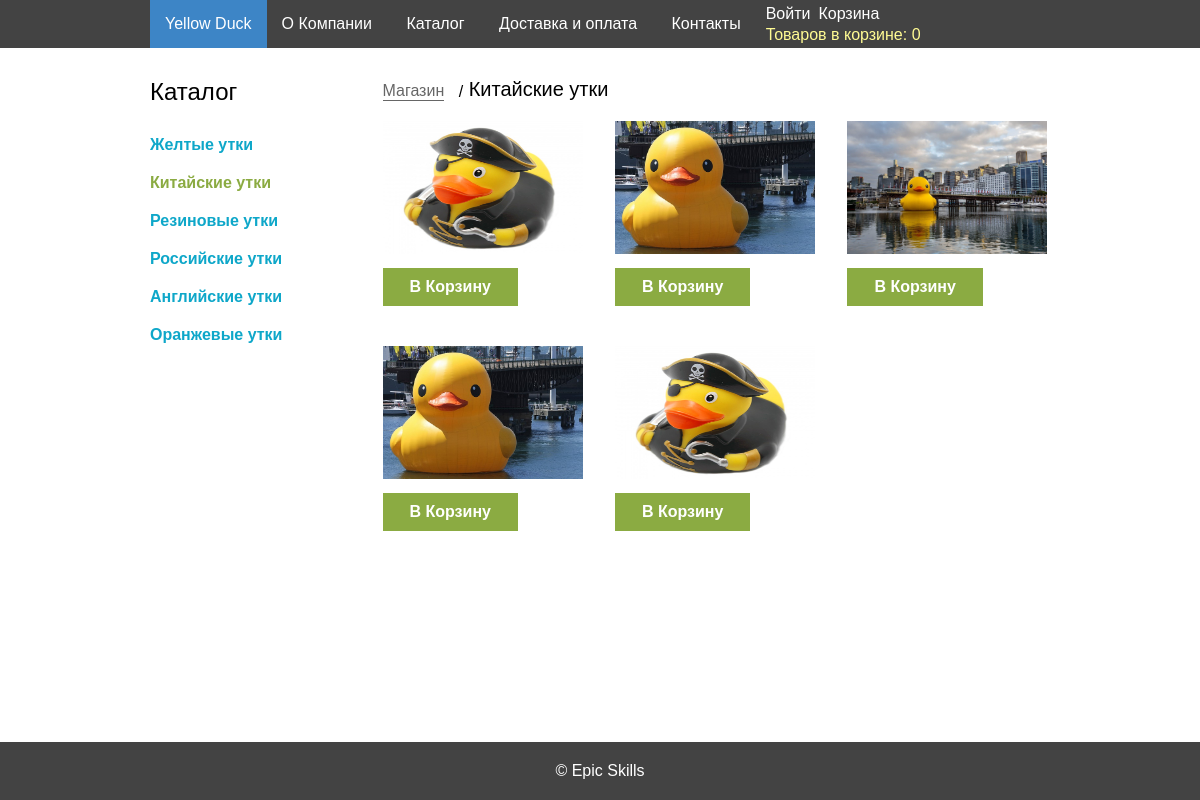
The app's page /category/?id=2, older data.
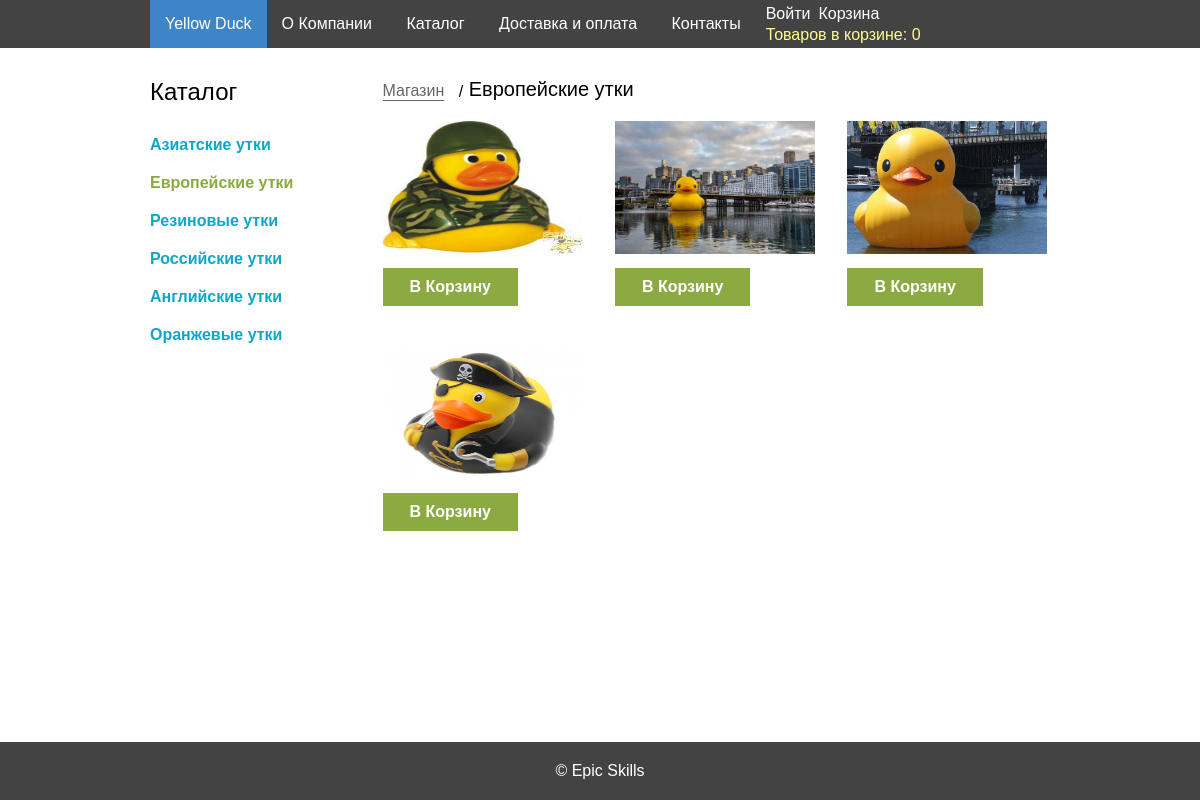
The same page, newer data.
### tables this page shows
CREATE TABLE `categories` ( 
	`id` Int( 11 ) AUTO_INCREMENT NOT NULL, 
	`title` VarChar( 255 ) NOT NULL,
	 PRIMARY KEY ( `id` )
 )
CHARACTER SET = utf8
COLLATE = utf8_general_ci;

CREATE TABLE `products` ( 
	`id` Int( 11 ) AUTO_INCREMENT NOT NULL, 
	`title` VarChar( 255 ) NOT NULL, 
	`description` Text NULL, 
	`price` Double( 7, 2 ) NOT NULL, 
	`image_id` Int( 11 ) NOT NULL DEFAULT '1', 
	`created_at` DateTime NULL, 
	`updated_at` DateTime NOT NULL, 
	`category_id` Int( 11 ) NULL,
	 PRIMARY KEY ( `id` )
 )
CHARACTER SET = utf8
COLLATE = utf8_general_ci;

CREATE TABLE `images` ( 
	`id` Int( 11 ) AUTO_INCREMENT NOT NULL, 
	`photo` VarChar( 255 ) NOT NULL, 
	`created_at` DateTime NULL, 
	`updated_at` DateTime NULL,
	 PRIMARY KEY ( `id` )
 )
CHARACTER SET = utf8
COLLATE = utf8_general_ci;

### src/autoload.php (called while the page is built, shortened)
<?php
function autoload($className) {
    $src_path = __DIR__ . '/../src/';
    $className = ltrim($className, '\\');
    $fileName  = '';
    if ($lastNsPos = strrpos($className, '\\')) {
        $namespace = substr($className, 0, $lastNsPos);
        $className = substr($className, $lastNsPos + 1);
        $fileName  = str_replace('\\', DIRECTORY_SEPARATOR, $namespace) . DIRECTORY_SEPARATOR;
    }
    $fileName .= str_replace('_', DIRECTORY_SEPARATOR, $className) . '.php';
}

### src/App/DB/Connection.php (called while the page is built, shortened)
<?php
class Connection {
    private $connection;
    public function __construct($username,$password) {
        try {
            $this->connection = new \PDO(
                'mysql:host=localhost;dbname=duck_store;charset=utf8',
                $username,
                $password
            );
        } catch (\Exception $e) {
            die($e->getMessage());
        }
    }
    public function prepare($sql) {
        return $this->connection->prepare($sql);
    }
}

### src/App/DB/Categories.php (called while the page is built, shortened)
<?php
class Categories {
    public static function getAll(Connection $connection) {
        $cat_stmt = $connection->prepare("SELECT * FROM `categories`");
        $cat_stmt->execute();
        return $cat_stmt->fetchAll(\PDO::FETCH_ASSOC);
    }
    public static function get($id, Connection $connection) {
        $stmt = $connection->prepare("SELECT * FROM `categories` WHERE `categories`.`id` = :id");
        $stmt->execute(['id' => $id]);
        return $stmt->fetch(\PDO::FETCH_ASSOC);
    }
}

### src/App/DB/Products.php (called while the page is built, shortened)
<?php
class Products {
    public static function getByCategory($categoryId,Connection $connection) {
        $statement = $connection->prepare('SELECT p.id, p.title, p.description, p.price, p.category_id, p.updated_at, i.photo
 FROM `products` p INNER JOIN `images` i ON p.image_id = i.id WHERE p.category_id = :id GROUP BY p.id');
        $statement->execute(['id' => $categoryId]);
        $products = $statement->fetchAll(\PDO::FETCH_ASSOC);
        return $products;
    }
}

### src/templates/_shop_element.php (the view)
<div class="item-block column column4">
	<a href="<?= \App\Utilities\Options::URL ?>/product/?id=<?=$products[$i]['id']?>" class="item" title="<?=$products[$i]['title'];?>">
		<img src="<?=$products[$i]['photo']?>" alt="<?=$products[$i]['title'];?>">
	</a>
	<a href="<?= \App\Utilities\Options::URL ?>/cart/add/?item=<?=$products[$i]['id']?>" class="btn-basket">
        В Корзину
    </a>
</div>

### src/category.php (shortened to what this page needs)
<?php
$flag = false;
$products = [];
if ((isset($_GET['id']))&&(is_numeric($_GET['id']))) {
    $id = $_GET['id'];
    $category = \App\DB\Categories::get($id, $connection);
    if (!$flag) {
        $products = \App\DB\Products::getByCategory($category['id'], $connection);
    }
} else {
    $flag = true;
    $category['title'] = "Неизвестная категория";
}
include_once __DIR__ . '/templates/_header.php';
include_once __DIR__ . '/templates/_top_menu.php';
?>
    <section>
        <div class="container">
            <div class="row clearfix">
                <?php include_once 'templates/_menu.php'; ?>
                <div class="column column9">
                    <div class="catalog">
                        <div class="breadcrumbs">
                            <a href="<?= \App\Utilities\Options::URL ?>">Магазин</a>
                            <p><?=$category['title']?></p>
                        </div>
                        <div class="row clearfix">
                            <?php
                            if (!empty($products)) {
                                include_once __DIR__ . '/templates/_pagination-cat.php';
                            }
                            ?>
                        </div>
                    </div>
                </div>
            </div>
        </div>
    </section>
<?php include_once __DIR__ . '/templates/_footer.php';

### src/templates/_menu.php (shortened to what this page needs)
<aside class="column column3">
	<h2>Каталог</h2>
	<ul class="categories">
        <?php
        foreach ($categories as $_category) {
            echo "<li><a href='"
                . \App\Utilities\Options::URL
                . "/category/?id="
                . $_category['id'] . "'>"
                . $_category['title'] . "</a></li>";
        }
        ?>
	</ul>
</aside>

### src/templates/_pagination-cat.php (shortened to what this page needs)
<?php
$count_of_items_on_page = 9;
$count = ceil(count($products) / $count_of_items_on_page);
if ((isset($_GET['page'])&&(is_numeric($_GET['page'])) && ($_GET['page'] <= $count))) {
    $page = $_GET['page'];
} else {
    $page = "1";
}
if ($page <= $count) {
    $offset = (intval($page)-1)*$count_of_items_on_page;
    for ($i = $offset; $i < $offset + $count_of_items_on_page; $i++) {
        if ($i < count($products)) {
            if (isset($_SESSION['user_id'])) {
                include "_shop_element_admin.php";
            } else {
                include "_shop_element.php";
            }
        }
    }
} else {
    echo "Список товаров пуст";
}

Row changes from the older to the newer data that the page shows:
no longer on this page (row edited): products: image.photo (picture)
changed categories: title "Желтые утки" → "Азиатские утки"
changed categories: title "Китайские утки" → "Европейские утки"
changed products (number 1 of 4 on the later page): image.photo: a different picture
